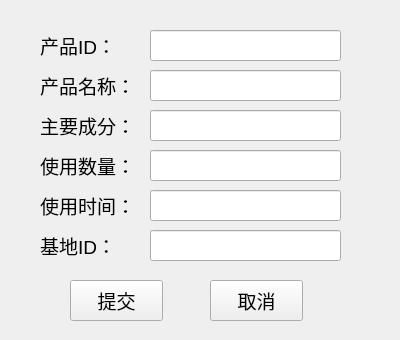
<?xml version="1.0" encoding="UTF-8"?>
<ui version="4.0">
 <class>PesticidesFertilizersinsert</class>
 <widget class="QWidget" name="PesticidesFertilizersinsert">
  <property name="geometry">
   <rect>
    <x>0</x>
    <y>0</y>
    <width>400</width>
    <height>340</height>
   </rect>
  </property>
  <property name="font">
   <font>
    <pointsize>14</pointsize>
   </font>
  </property>
  <property name="windowTitle">
   <string>Form</string>
  </property>
  <widget class="QLineEdit" name="lineEdit">
   <property name="geometry">
    <rect>
     <x>150</x>
     <y>30</y>
     <width>191</width>
     <height>31</height>
    </rect>
   </property>
  </widget>
  <widget class="QPushButton" name="pushButton">
   <property name="geometry">
    <rect>
     <x>70</x>
     <y>280</y>
     <width>93</width>
     <height>41</height>
    </rect>
   </property>
   <property name="text">
    <string>提交</string>
   </property>
  </widget>
  <widget class="QLabel" name="label">
   <property name="geometry">
    <rect>
     <x>40</x>
     <y>30</y>
     <width>91</width>
     <height>31</height>
    </rect>
   </property>
   <property name="text">
    <string>产品ID：</string>
   </property>
  </widget>
  <widget class="QLineEdit" name="lineEdit_2">
   <property name="geometry">
    <rect>
     <x>150</x>
     <y>70</y>
     <width>191</width>
     <height>31</height>
    </rect>
   </property>
  </widget>
  <widget class="QLabel" name="label_3">
   <property name="geometry">
    <rect>
     <x>40</x>
     <y>110</y>
     <width>111</width>
     <height>31</height>
    </rect>
   </property>
   <property name="text">
    <string>主要成分：</string>
   </property>
  </widget>
  <widget class="QLabel" name="label_6">
   <property name="geometry">
    <rect>
     <x>40</x>
     <y>230</y>
     <width>101</width>
     <height>31</height>
    </rect>
   </property>
   <property name="text">
    <string>基地ID：</string>
   </property>
  </widget>
  <widget class="QLabel" name="label_4">
   <property name="geometry">
    <rect>
     <x>40</x>
     <y>150</y>
     <width>101</width>
     <height>31</height>
    </rect>
   </property>
   <property name="text">
    <string>使用数量：</string>
   </property>
  </widget>
  <widget class="QPushButton" name="pushButton_2">
   <property name="geometry">
    <rect>
     <x>210</x>
     <y>280</y>
     <width>93</width>
     <height>41</height>
    </rect>
   </property>
   <property name="text">
    <string>取消</string>
   </property>
  </widget>
  <widget class="QLabel" name="label_5">
   <property name="geometry">
    <rect>
     <x>40</x>
     <y>190</y>
     <width>101</width>
     <height>31</height>
    </rect>
   </property>
   <property name="text">
    <string>使用时间：</string>
   </property>
  </widget>
  <widget class="QLineEdit" name="lineEdit_4">
   <property name="geometry">
    <rect>
     <x>150</x>
     <y>150</y>
     <width>191</width>
     <height>31</height>
    </rect>
   </property>
  </widget>
  <widget class="QLineEdit" name="lineEdit_3">
   <property name="geometry">
    <rect>
     <x>150</x>
     <y>110</y>
     <width>191</width>
     <height>31</height>
    </rect>
   </property>
  </widget>
  <widget class="QLabel" name="label_2">
   <property name="geometry">
    <rect>
     <x>40</x>
     <y>70</y>
     <width>111</width>
     <height>31</height>
    </rect>
   </property>
   <property name="text">
    <string>产品名称：</string>
   </property>
  </widget>
  <widget class="QLineEdit" name="lineEdit_5">
   <property name="geometry">
    <rect>
     <x>150</x>
     <y>190</y>
     <width>191</width>
     <height>31</height>
    </rect>
   </property>
  </widget>
  <widget class="QLineEdit" name="lineEdit_6">
   <property name="geometry">
    <rect>
     <x>150</x>
     <y>230</y>
     <width>191</width>
     <height>31</height>
    </rect>
   </property>
  </widget>
 </widget>
 <resources/>
 <connections/>
</ui>
